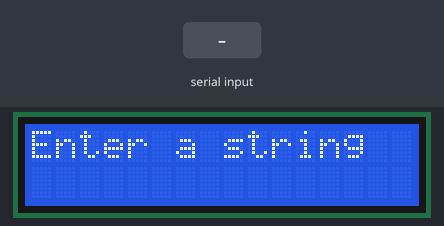
This sketch was run on a simulated Arduino Uno, built with avr-gcc and run on an emulated ATmega328P. Shown: 16×2 character LCD. The inputs (shaded band) are chosen by the test bench.

Above: at 1.2 s.
1.3 s: "1" received over Serial
At 2.1 s:
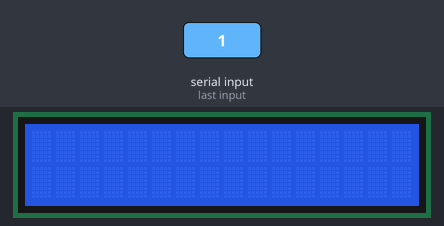
At 3.0 s:
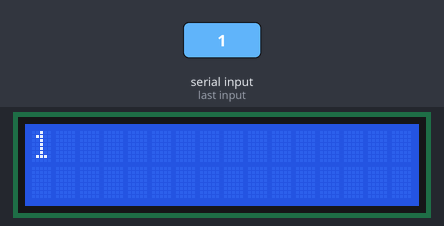
Timing chart, 0 to 4.5 s (numbered marks = the images above; inputs shaded):
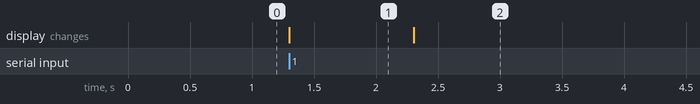

Measured:
- after the input at 1.3 s, the display: changes at once (image 1)
- what the display in image 1 shows lasts 1.0 s, from 1.3 s to 2.3 s

The sketch:

LCDwithpython.ino
```cpp
#include <LiquidCrystal.h>
#include <string.h>
#include <stdlib.h>

const int regSel = 3, enable = 2, dp0 = 4, dp1 = 5, dp2 = 6, dp3 = 7;
LiquidCrystal lcd(regSel, enable, dp0, dp1, dp2, dp3);

void setup() {
  // put your setup code here, to run once:
  //Define baud rate
  Serial.begin(9600);
  //Defines the LCD's columns and rows
  lcd.begin(16, 2);
}

void loop() {
  // put your main code here, to run repeatedly:

  lcd.print("Enter a string");
  while(Serial.available() == 0) { }
  lcd.clear();

  String string1 = Serial.readString();

  int cond = Serial.read();

  if(cond == 1) {
    while(Serial.available() == 0) { }

    String string2 = Serial.readString();

    lcd.print(string1);
    lcd.setCursor(0,1);
    lcd.print("hey there");
  }
  else {
    lcd.print(string1);
  }

  delay(3000);
  lcd.clear();

}
```
